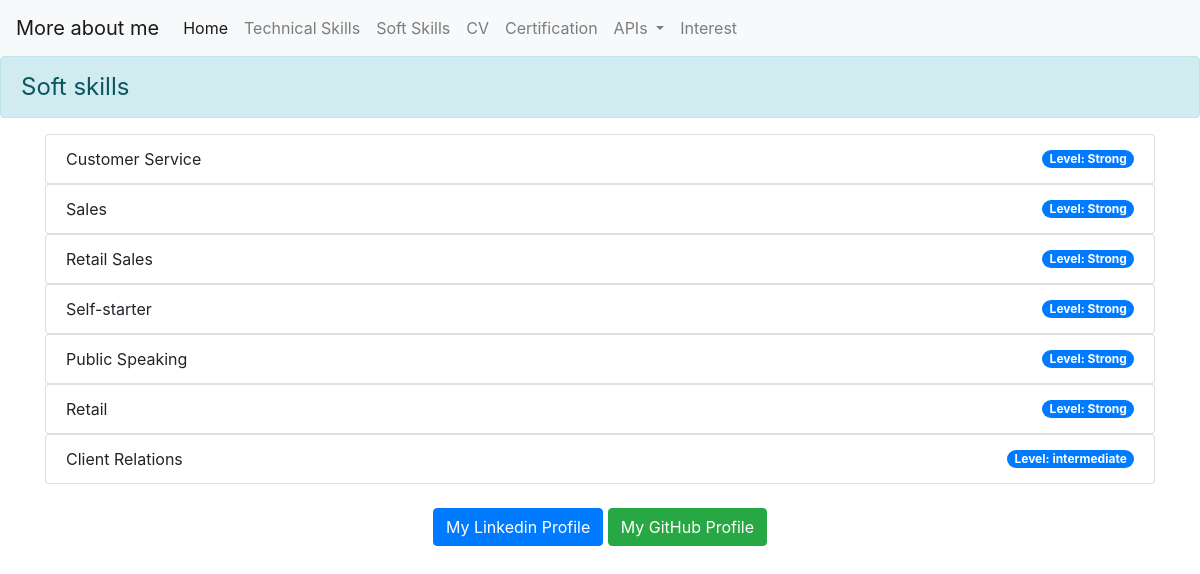
/softskills/, run on the app's committed database.
### softskills/models.py (models this page shows, shortened)
class soft_skills(models.Model):
    title = models.CharField(max_length=100)
    level = models.IntegerField(validators=[MaxValueValidator(2), MinValueValidator(0)])
    def show(self):
        if (self.level==2):
            return "Strong"
        elif(self.level==1):
            return "intermediate"
        else:
            return "beginner"

### softskills/views.py (the view)
# urls.py: path('',views.Soft_skills),
def Soft_skills(request):
    skills= soft_skills.objects.all().order_by('level').reverse()
    return render (request, 'softskills/softskills.html',{"soft_skills":skills})

### softskills/templates/softskills/softskills.html
{% extends 'base_layer.html' %}
{% block content %}
<body>
    <div class="alert alert-info" role="alert" style="font-size:x-large;">
        Soft skills
    </div>
    <div class="container marketing">
    <div class="soft_skills">
        <ul class="list-group">
        {% for skills in soft_skills %}
            <div class="skills">
                <li class="list-group-item d-flex justify-content-between align-items-center"></lili>
                {{skills.title}}
                <span class="badge badge-primary badge-pill">Level: {{skills.show}}</span>
                </li>
            </div>
        {% endfor %}
        </ul>
    </div>
    </div>
</body>
{% endblock %}

### data on the page
soft_skills: title "Customer Service", show "Strong"
soft_skills: title "Sales", show "Strong"
soft_skills: title "Retail Sales", show "Strong"
soft_skills: title "Self-starter", show "Strong"
soft_skills: title "Public Speaking", show "Strong"
soft_skills: title "Retail", show "Strong"
soft_skills: title "Client Relations", show "intermediate"
